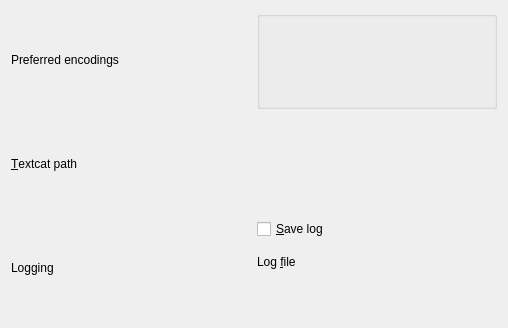
<ui version="4.0" >
 <class>EncodingGuessing</class>
 <widget class="QWidget" name="EncodingGuessing" >
  <property name="geometry" >
   <rect>
    <x>0</x>
    <y>0</y>
    <width>508</width>
    <height>328</height>
   </rect>
  </property>
  <property name="windowTitle" >
   <string>Form</string>
  </property>
  <layout class="QVBoxLayout" name="verticalLayout" >
   <item>
    <layout class="QGridLayout" >
     <item row="1" column="0" >
      <widget class="QLabel" name="label" >
       <property name="text" >
        <string>&amp;Textcat path</string>
       </property>
       <property name="buddy" >
        <cstring>kcfg_textcat_LM_path</cstring>
       </property>
      </widget>
     </item>
     <item row="1" column="1" >
      <widget class="KUrlRequester" name="kcfg_textcat_LM_path" />
     </item>
     <item row="0" column="1" >
      <widget class="KEditListBox" name="kcfg_language_encoding_pref" />
     </item>
     <item row="0" column="0" >
      <widget class="QLabel" name="label_2" >
       <property name="text" >
        <string>Preferred encodings</string>
       </property>
      </widget>
     </item>
     <item row="2" column="0" >
      <widget class="QLabel" name="label_3" >
       <property name="text" >
        <string>Logging</string>
       </property>
      </widget>
     </item>
     <item row="2" column="1" >
      <layout class="QVBoxLayout" name="_2" >
       <item>
        <widget class="QCheckBox" name="checkBox" >
         <property name="text" >
          <string>&amp;Save log</string>
         </property>
        </widget>
       </item>
       <item>
        <widget class="QLabel" name="label_4" >
         <property name="text" >
          <string>Log &amp;file</string>
         </property>
         <property name="buddy" >
          <cstring>logurl</cstring>
         </property>
        </widget>
       </item>
       <item>
        <widget class="KUrlRequester" name="logurl" />
       </item>
      </layout>
     </item>
    </layout>
   </item>
  </layout>
 </widget>
 <customwidgets>
  <customwidget>
   <class>KEditListBox</class>
   <extends>QGroupBox</extends>
   <header>keditlistbox.h</header>
  </customwidget>
  <customwidget>
   <class>KUrlRequester</class>
   <extends>QFrame</extends>
   <header>kurlrequester.h</header>
  </customwidget>
 </customwidgets>
 <resources/>
 <connections/>
</ui>
